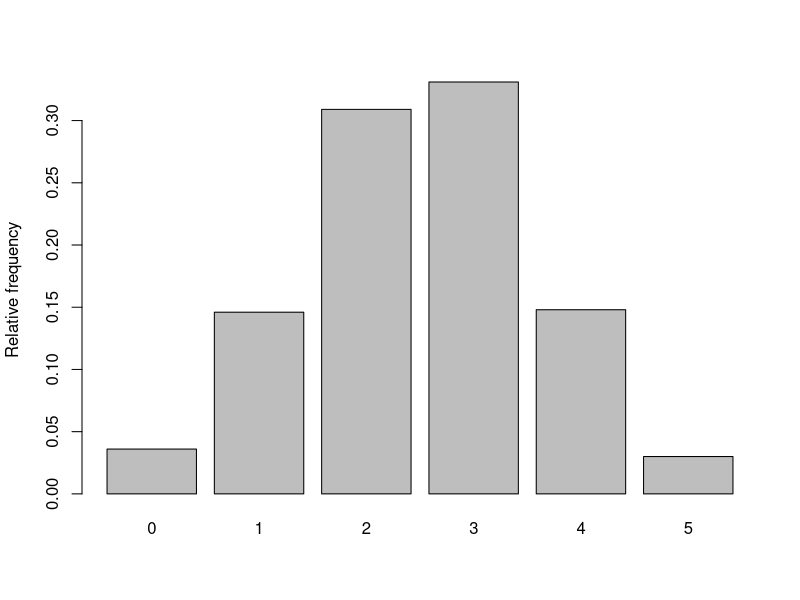
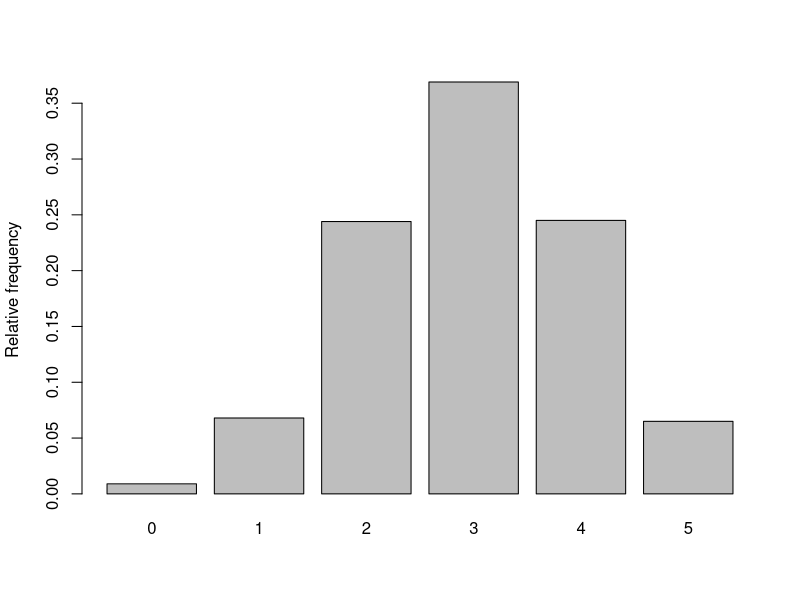
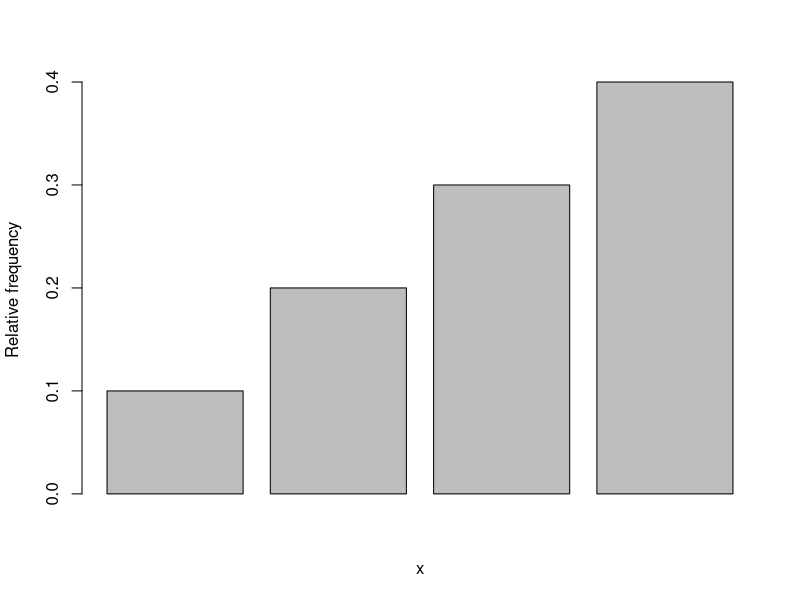
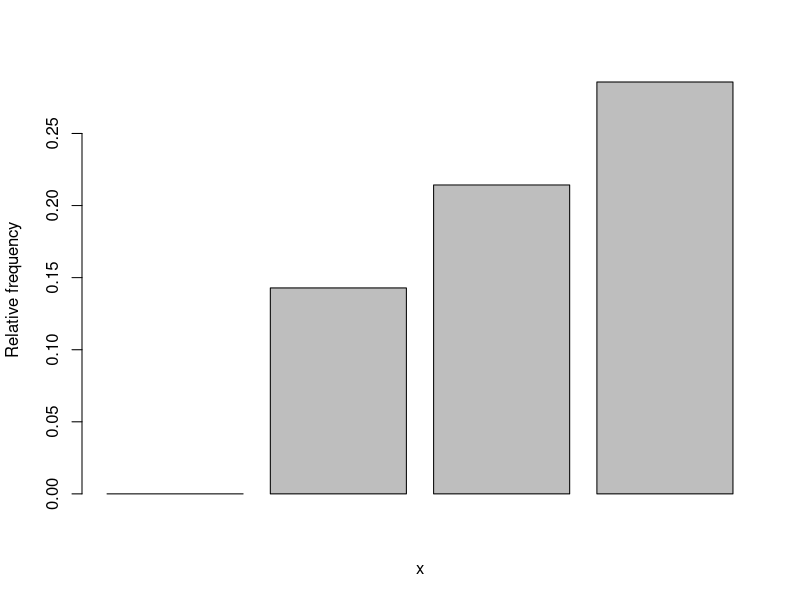

Generate these figures, in order, with R: (Note: this script raises an error after producing the figures.)
## ---- chunk 1
# Simulate the number of heads in k throws of a dice repeated Nsim times
# We let 0 correspond to tail and 1 correspond to head,
# The sample()-command below randomly draw a 0 or 1 with 
# equal probability k times, and then sum() will summarize the number of heads
simheads <- function(Nsim,k){
  nheads <- vector(length=Nsim) # Define a vector to store the number of heads 
  for(i in 1:Nsim)              # Generate the number of heads Nsim times
    nheads[i] <- sum(sample(0:1,size=k,replace=TRUE))  # See explanation above
  return(nheads)                # Return the resulting vector
}
## ---- chunk 2
# Summarize the results by histograms and numbers
# Repeat the lines below many times for different numbers of Nsim and k
# What happens when Nsim gets large?
k <- 5
Nsim <- 1000
nheadsim <- simheads(Nsim=Nsim,k=k)
relfreq <- table(nheadsim)/Nsim # Calculate relative frequency for each outcome
relfreq
barplot(relfreq,ylab="Relative frequency")
## ---- chunk 3
x <- dbinom(3, size=5, prob=0.5)
print(x)
## ---- chunk 4
# Same function as above but with a biased coin. b is bias variable
simbias <- function(Nsim,k,b){
  nheads <- vector(length=Nsim) # Define a vector to store the number of heads
  for(i in 1:Nsim)              # Generate the number of heads Nsim times
    nheads[i] <- sum(sample(0:1,size=k,replace=TRUE, prob=c(1-b, b)))
  return(nheads)                # Return the resulting vector
}
## ---- chunk 5
# Summarize the results by histograms and numbers
# Repeat the lines below many times for different numbers of Nsim and k
# What happens when Nsim gets large?
k <- 5
Nsim <- 1000
b <- 0.6
nheadsim <- simbias(Nsim=Nsim,k=k,b=b)
relfreq <- table(nheadsim)/Nsim # Calculate relative frequency for each outcome
relfreq
barplot(relfreq,ylab="Relative frequency")
## ---- chunk 6
# Define f1(x)
# The function takes in a vecor and checks if it is valid
# function calculates pmf
f1 <- function(x) {
  ifelse(x %in% c(1, 2, 3, 4),
         x/10,
         0)
}

barplot(f1(1:4),ylab="Relative frequency", xlab="x")
## ---- chunk 7
sum(f1(-100:100))
## ---- chunk 8
# Define f2(x)
# The function takes in a vector and checks if it is valid
# function calculates pmf
f2 <- function(x) {
  ifelse(x %in% c(1, 2, 3, 4),
         (1/14)*(x + 1),
         0)
}

barplot(f2(0:3),ylab="Relative frequency", xlab="x")
## ---- chunk 9
sum(f(-100:100))
